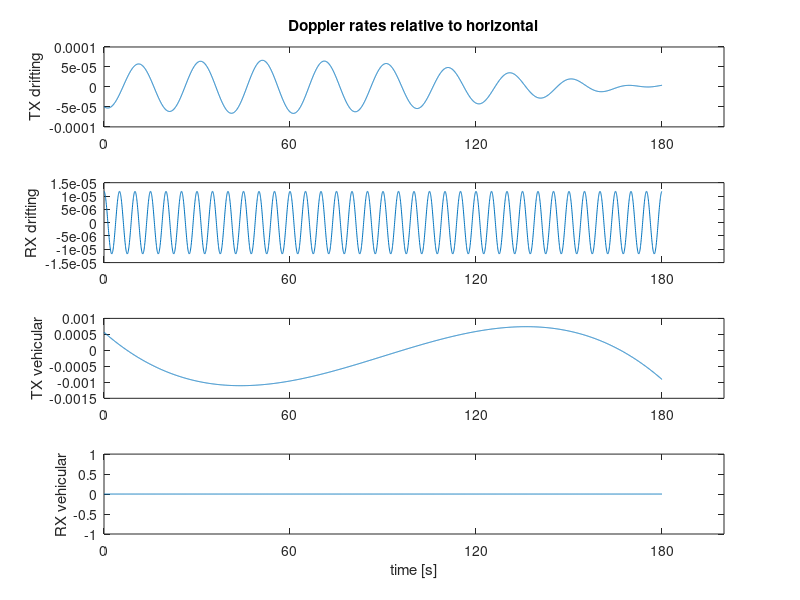
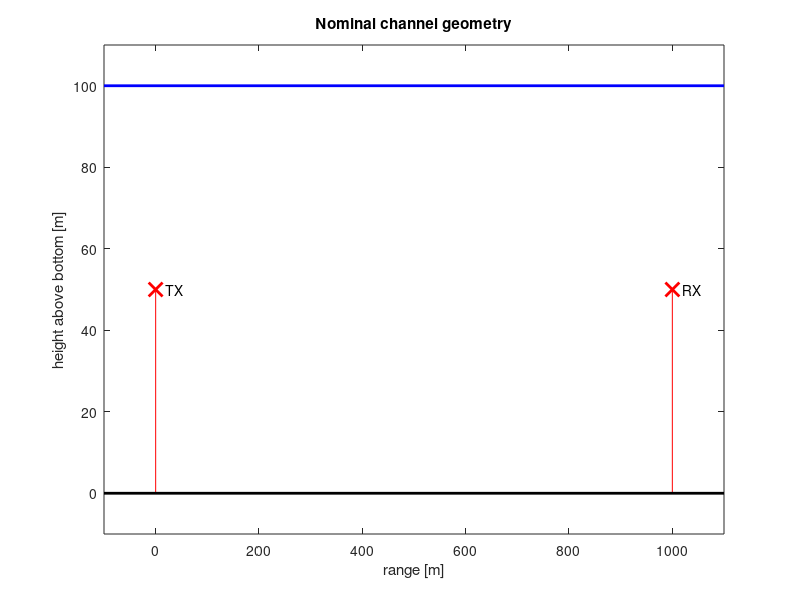

Source code (MATLAB) for these figures, in order: (Note: this script raises an error after producing the figures.)
% This code reads the channel parameters and writes them in data 
% files [file_name].prm and [file_name].dop which will be used 
% by the main simulator code channel_simulator.
%
% Change the following channel parameters by updating this code. 
% Alternatively, you can directly update the .prm and .dop data 
% files via a text editing software.
% 
% file_name: data file name
% h0: surface height (depth) [m]
% ht0: TX height [m]
% hr0: RX height [m]
% d0: channel distance [m]
% k: spreading factor
% c: speed of sound in water [m/s]
% c2: speed of sound in bottom [m/s] (>1500 for hard, < 1500 for soft)
% cut: do not consider arrivals whose strength is below that of direct arrival divided by cut
% fmin: minimum frequency [Hz]
% B: bandwidth [Hz]
% df: frequency resolution [Hz]
% dt: time resolution [seconds] 
% T_SS: coherence time of the Small-Scale (S-S) variations [seconds]
% sig2s: variance of S-S surface variations 
% sig2b: variance of S-S bottom variations 
% B_delp: 3-dB width of the p.s.d. of intra-path delays (assumed constant for all paths)
% Sp: number of intra-paths (assumed constant for all paths)
% mu_p: mean of intra-path amplitudes (assumed constant for all paths)
% nu_p: variance of intra-path amplitudes (assumed constant for all paths)
% T_tot: total duration of the simulated signal [seconds]
% h_bnd: range of surface height variation (Large-Scale (L-S) realizations are limited to h+h_band)
% ht_bnd: range of transmitter height variation
% hr_bnd: range of receiver height variation
% d_bnd: range of channel distance variation
% sig_h: standard deviation of L-S variations of surface height 
% sig_ht: standard deviation of L-S variations of transmitter height 
% sig_hr: standard deviation of L-S variations of receiver height 
% sig_d: standard deviation of L-S variations of distance height 
% a_AR: AR parameter for generating L-S variations (constant for variables h, ht, hr, d) 
% method: Large-Scale (L-S) & Small-Scale (S-S) Simulation Methods:
% vtd: TX drifting speed
% theta_td: TX drifting angle
% vrd: RX drifting speed
% theta_rd: RX drifting angle
% vtv: TX vehicular speed
% theta_tv: TX vehicular angle
% vrv: RX vehicular speed
% theta_rv: RX vehicular angle 
% Aw: surface variation amplitude
% fw: surface variation frequency
%
% Author: Parastoo Qarabaqi, Northeastern University, 2013

clc, clear all, close all, format long;

%% Data file name: 
file_name= 'example_channel';

%% Deterministic channel geometry:

h0=100; % surface height (depth) [m]
ht0=50; % TX height [m]
hr0=50; % RX height [m]
d0=1000; % channel distance [m]

k=1.7; % spreading factor
c=1500; % speed of sound in water [m/s]
c2=1200; % speed of sound in bottom [m/s] (>1500 for hard, < 1500 for soft)
cut=20; % do not consider arrivals whose strength is below that of direct arrival divided by cut

fmin=10e3; % minimum frequency [Hz]
B=10e3; % bandwidth [Hz]

df=30; % frequency resolution [Hz], f_vec=fmin:df:fmax; 

dt= 50e-3; % time resolution [seconds] 
T_SS=60; % coherence time of the small-scale variations [seconds]

%% Small-Scale (S-S) parameters: 
sig2s= 1.125; % variance of S-S surface variations 
sig2b=sig2s/2; % variance of S-S bottom variations 
 
B_delp= 5e-4; % 3-dB width of the p.s.d. of intra-path delays (assumed constant for all paths)
Sp= 20; % number of intra-paths (assumed constant for all paths)
mu_p= .5/Sp; % mean of intra-path amplitudes (assumed constant for all paths)
nu_p= 1e-6; % variance of intra-path amplitudes (assumed constant for all paths)

%% Large-Scale (L-S) parameters:
T_tot= 3*T_SS; % total duration of the simulated signal [seconds]
t_tot_vec=(0:dt:T_tot); Lt_tot=length(t_tot_vec);

h_bnd=[-10 10]; % range of surface height variation (L-S realizations are limited to h+h_band)
ht_bnd=[-5 5]; % range of transmitter height variation
hr_bnd=[-5 5]; % range of receiver height variation
d_bnd=[-20 20]; % range of channel distance variation
sig_h=1; % standard deviation of L-S variations of surface height 
sig_ht=1; % standard deviation of L-S variations of transmitter height 
sig_hr=1; % standard deviation of L-S variations of receiver height 
sig_d=1; % standard deviation of L-S variations of distance height 
a_AR= .9; % AR parameter for generating L-S variations (constant for variables h, ht, hr, d) 

%% Large-Scale (L-S) & Small-Scale (S-S) Simulation Methods:
% 1)'sim_dir': SIMplified L-S model & DIRect S-S model
% 2)'sim_seq': SIMplified L-S model & Statistically EQuivalent S-S model
% 3)'bel_dir': BELlhop L-S model & DIRect S-S model
% 4)'bel_seq': BELlhop L-S model & Statistically EQuivalent S-S model
method='sim_dir'; 

%% Doppler: 
% All parameters can be entered as scalars or vectors of size(t_tot_vec).

% drifting: 
vtd= 0.1*cos((1/20)*(2*pi*t_tot_vec)-rand*2*pi); 
theta_td= linspace(rand*2*pi,rand*2*pi,length(t_tot_vec)); 

vrd= 0.02*cos((1/5)*(2*pi*t_tot_vec)); 
theta_rd= rand*2*pi; 

% vehicular: 
vtv= interp1([0:T_SS:T_tot], 1*randn(size([0:T_SS:T_tot])), t_tot_vec, 'spline');   
theta_tv= 0; 
vrv= 0;  
theta_rv= 0; 

% surface: 
Aw= .05; fw= .01; 

%% %%%%%%%%%%%%%%%%%%%%%%%%%%%%%%%%%%%%%%%%%%%%%%%%%%%%%%%%%%%%%%%%%%%%%%%%
% End of reading data. Start writing the data files: 
%%%%%%%%%%%%%%%%%%%%%%%%%%%%%%%%%%%%%%%%%%%%%%%%%%%%%%%%%%%%%%%%%%%%%%%%%%%

%% Write parameters on prm file: 
f1 = fopen([file_name, '.prm'], 'w');

fprintf(f1, '%f surface_height_(depth)_[m]\n', h0); 
fprintf(f1, '%f TX_height_[m]\n', ht0); 
fprintf(f1, '%f RX_height_[m]\n', hr0); 
fprintf(f1, '%f channel_distance_[m]\n', d0); 

fprintf(f1, '%f spreading_factor\n', k); 
fprintf(f1, '%f speed_of_sound_in_water_[m/s]\n', c); 
fprintf(f1, '%f speed_of_sound_in_bottom_[m/s]\n', c2); 
fprintf(f1, '%f minimum_relative_path_strength\n', cut); 

fprintf(f1, '%f minimum_frequency_[Hz]\n', fmin); 
fprintf(f1, '%f bandwidth_[Hz]\n', B); 
fprintf(f1, '%f frequency_resolution_[Hz]\n', df); 
fprintf(f1, '%f time_resolution_[seconds]\n', dt); 
fprintf(f1, '%f coherence_time_of_the_small-scale_variations_[seconds]\n', T_SS); 

fprintf(f1, '%f variance_of_S_S_surface_variations_[m^2]\n', sig2s); 
fprintf(f1, '%f variance_of_S_S_bottom_variations_[m^2]\n', sig2b); 
fprintf(f1, '%f 3-dB_width_of_the_p.s.d._of_intra-path_delays_[Hz]\n', B_delp); 
fprintf(f1, '%d number_of_intra-paths\n', Sp); 
fprintf(f1, '%f mean_of_intra-path_amplitudes\n', mu_p); 
fprintf(f1, '%f variance_of_intra-path_amplitudes\n', nu_p); 

fprintf(f1, '%f total_duration_of_the_simulated_signal_[seconds]\n', T_tot); 
fprintf(f1, '%f min_of_surface_height\n', h_bnd(1));
fprintf(f1, '%f max_of_surface_height\n', h_bnd(2));
fprintf(f1, '%f min_of_transmitter_height\n', ht_bnd(1));
fprintf(f1, '%f max_of_transmitter_height\n', ht_bnd(2));
fprintf(f1, '%f min_of_receiver_height\n', hr_bnd(1));
fprintf(f1, '%f max_of_receiver_height\n', hr_bnd(2));
fprintf(f1, '%f min_of_channel_distance\n', d_bnd(1));
fprintf(f1, '%f max_of_channel_distance\n', d_bnd(2));

fprintf(f1, '%f L_S_standard_deviation_of_surface_height_[m]\n', sig_h); 
fprintf(f1, '%f L_S_standard_deviation_of_transmitter_height_[m]\n', sig_ht); 
fprintf(f1, '%f L_S_standard_deviation_of_receiver_height_[m]\n', sig_hr); 
fprintf(f1, '%d L_S_standard_deviation_of_receiver_height_[m]\n', sig_d); 
fprintf(f1, '%f AR_parameter_for_generating_L_S_variations\n', a_AR); 

switch method
    case {'sim_dir', 1}, fprintf(f1, '1 method\n');
    case {'sim_seq', 2}, fprintf(f1, '2 method\n');
    case {'bel_dir', 3}, fprintf(f1, '3 method\n');
    case {'bel_seq', 4}, fprintf(f1, '4 method\n');        
end

fclose(f1);

%% form Doppler matrix: 
Dopp_mat= zeros(Lt_tot, 10);
if length(vtd)==1; Dopp_mat(:,1)= repmat(vtd, Lt_tot, 1); 
else Dopp_mat(:,1)= vtd.';
end
if length(theta_td)==1; Dopp_mat(:,2)= repmat(theta_td, Lt_tot, 1); 
else Dopp_mat(:,2)= theta_td.';
end
if length(vrd)==1; Dopp_mat(:,3)= repmat(vrd, Lt_tot, 1); 
else Dopp_mat(:,3)= vrd.';
end
if length(theta_rd)==1; Dopp_mat(:,4)= repmat(theta_rd, Lt_tot, 1); 
else Dopp_mat(:,4)= theta_rd.';
end
if length(vtv)==1; Dopp_mat(:,5)= repmat(vtv, Lt_tot, 1); 
else Dopp_mat(:,5)= vtv.';
end
if length(theta_tv)==1; Dopp_mat(:,6)= repmat(theta_tv, Lt_tot, 1); 
else Dopp_mat(:,6)= theta_tv.';
end
if length(vrv)==1; Dopp_mat(:,7)= repmat(vrv, Lt_tot, 1); 
else Dopp_mat(:,7)= vrv.';
end
if length(theta_rv)==1; Dopp_mat(:,8)= repmat(theta_rv, Lt_tot, 1); 
else Dopp_mat(:,8)= theta_rv.';
end
if length(Aw)==1; Dopp_mat(:,9)= repmat(Aw, Lt_tot, 1); 
else Dopp_mat(:,9)= Aw.';
end
if length(fw)==1; Dopp_mat(:,10)= repmat(fw, Lt_tot, 1); 
else Dopp_mat(:,10)= fw.';
end

%% Write Doppler rates on dop file: 
f2 = fopen([file_name, '.dop'], 'w');

fprintf(f2, '%f\n', reshape(Dopp_mat, 10*Lt_tot, 1)); 

fclose(f2);

%% %%%%%%%%%%%%%%%%%%%%%%%%%%%%%%%%%%%%%%%%%%%%%%%%%%%%%%%%%%%%%%%%%%%%%%%%
% Plotting the channel parameters:  
%%%%%%%%%%%%%%%%%%%%%%%%%%%%%%%%%%%%%%%%%%%%%%%%%%%%%%%%%%%%%%%%%%%%%%%%%%%

%% Plot the Doppler rates: 

% drifting:
figure; subplot(411); plot(t_tot_vec, (1/c)*Dopp_mat(:,1).*cos(Dopp_mat(:,2))); 
ylabel('TX drifting'), set(gca,'XTick', (0:T_SS:T_tot)), 
title('Doppler rates relative to horizontal')
subplot(412); plot(t_tot_vec, (1/c)*Dopp_mat(:,3).*cos(Dopp_mat(:,4))); 
ylabel('RX drifting'), set(gca,'XTick', (0:T_SS:T_tot)),

% vehicular:
subplot(413); plot(t_tot_vec, (1/c)*Dopp_mat(:,5).*cos(Dopp_mat(:,6))); 
ylabel('TX vehicular'), set(gca,'XTick', (0:T_SS:T_tot)), 
subplot(414); plot(t_tot_vec, (1/c)*Dopp_mat(:,7).*cos(Dopp_mat(:,8))); 
ylabel('RX vehicular'), set(gca,'XTick', (0:T_SS:T_tot)),
xlabel('time [s]')

%% Plot the nominal channel geometry: 

figure; 
plot([0,0], [0,ht0], 'r'), hold on,
plot(0,ht0, 'rx', 'linewidth', 2, 'markersize', 10), 
plot([d0,d0], [0,hr0], 'r'), 
plot(d0,hr0, 'rx', 'linewidth', 2, 'markersize', 10),
plot([-.1*d0, 1.1*d0], [0, 0], 'k', 'linewidth', 2),
plot([-.1*d0, 1.1*d0], [h0,h0], 'b', 'linewidth', 2),

axis([-.1*d0, 1.1*d0, -.1*h0, 1.1*h0]),
xlabel('range [m]'), ylabel('height above bottom [m]'),
text(.02*d0, ht0, 'TX'), text(1.02*d0, hr0, 'RX'), 
title('Nominal channel geometry')


%% save figures and data to personal files 

% choose your own path to a results folder
results_folder = "/Users/graceflores/Documents/MATLAB/ncmns_git/chimichanga/results/";

% create specific folder for each run 
changed_parameter = name_changed_parameter(h0, ht0, hr0, d0, k, Sp);
folder_path = results_folder + changed_parameter;

% save figures 
save_figure(figure(1), "figure1", folder_path)
save_figure(figure(2), "figure2", folder_path)

% save parameters (still working on this)
% save_parameters(h0,ht0,d0,k,Sp,"parameters",folder_path)


%% run channel_simulator 

%run("channel_simulator.m")
